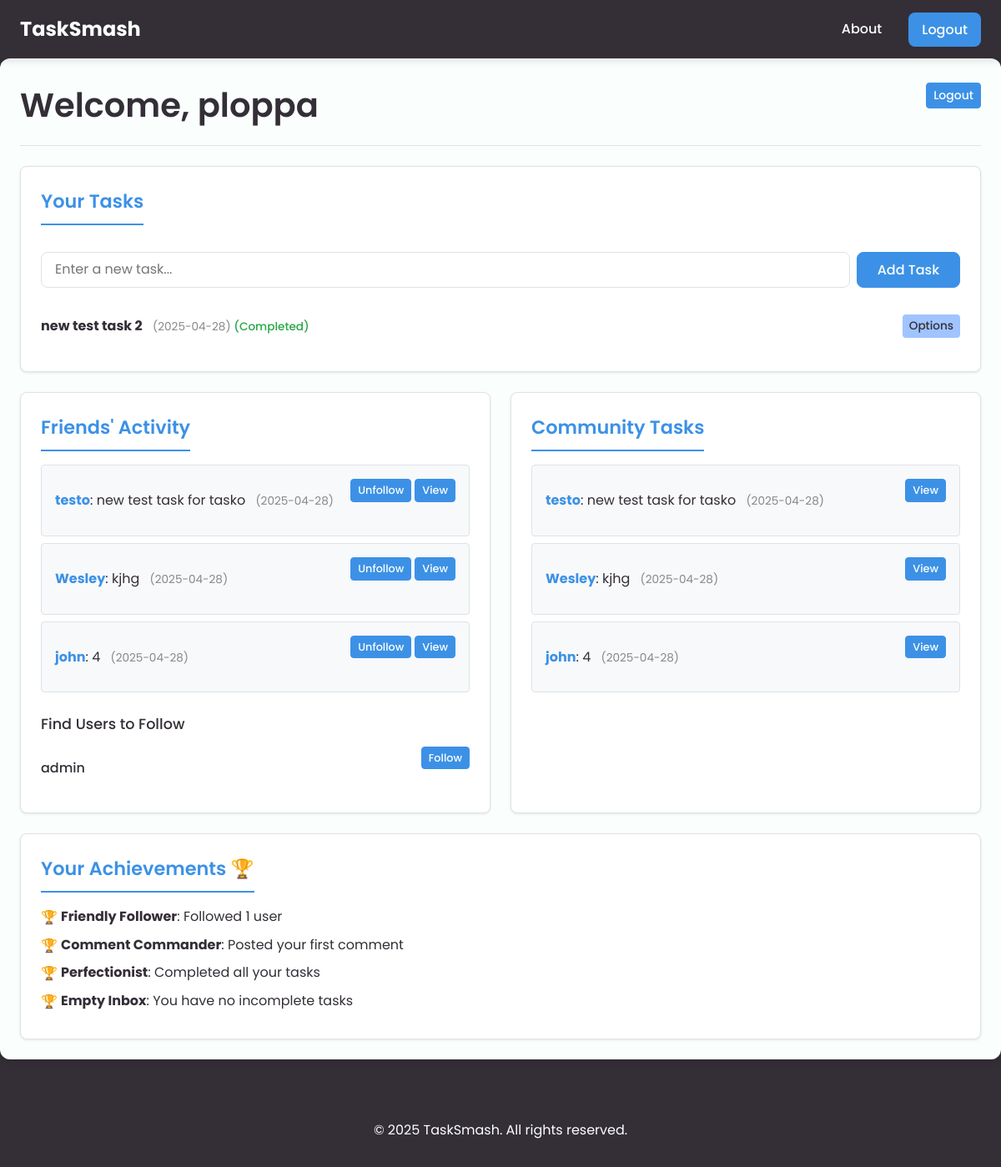
Before: /dashboard (signed in) with the older database file.
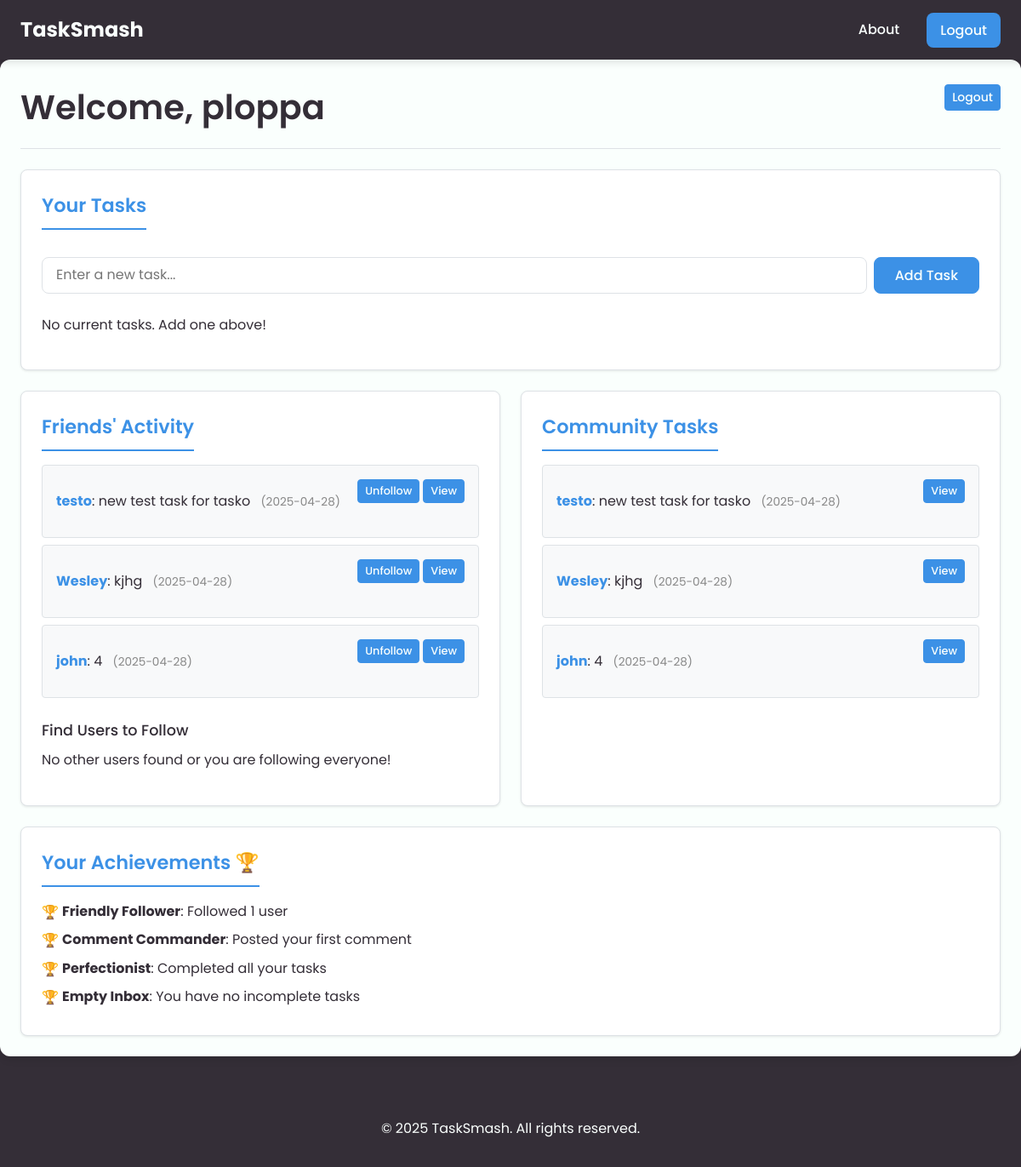
After: the same page with the newer database file.
### app/models.py (models this page shows, shortened)
class Todo(db.Model):
    id = db.Column(db.Integer, primary_key=True)
    content = db.Column(db.String(200), nullable=False)
    created_at = db.Column(db.DateTime, default=datetime.utcnow)
    user_id = db.Column(db.Integer, db.ForeignKey('user.id'), nullable=False)
    completed = db.Column(db.Boolean, default=False)
    edit_count = db.Column(db.Integer, default=0)
    comments = db.relationship('Comment', back_populates='task', cascade="all, delete-orphan")

class User(db.Model, UserMixin):
    id = db.Column(db.Integer, primary_key=True)
    username = db.Column(db.String(50), unique=True, nullable=False)
    email = db.Column(db.String(100), unique=True, nullable=False)
    password_hash = db.Column(db.String(100), nullable=False)
    todos = db.relationship('Todo', backref='user', lazy=True)
    comments = db.relationship('Comment', back_populates='user', cascade="all, delete-orphan")
    user_achievements = db.relationship('UserAchievement', backref='user', lazy=True)

class Achievement(db.Model):
    id = db.Column(db.Integer, primary_key=True)
    name = db.Column(db.String(100), unique=True, nullable=False)
    description = db.Column(db.String(255), nullable=False)

### app/blueprints/main.py (the view)
@main_bp.route("/dashboard")
@login_required
def dashboard():
    user_id = current_user.id
    tasks = Todo.query.filter_by(user_id=user_id).order_by(Todo.created_at.desc()).all()
    followed_users_tasks = Todo.query.join(Follow, Follow.followee_id == Todo.user_id)\
                                     .filter(Follow.follower_id == user_id)\
                                     .options(db.joinedload(Todo.user), db.joinedload(Todo.comments).joinedload(Comment.user))\
                                     .order_by(Todo.created_at.desc())\
                                     .all()
    following_ids_subquery = db.session.query(Follow.followee_id).filter(Follow.follower_id == user_id).subquery()
    non_followed_users = User.query.filter(User.id != user_id)\
                                   .filter(User.id.notin_(following_ids_subquery))\
                                   .order_by(User.username)\
                                   .all()
    user_achievements = UserAchievement.query.filter_by(user_id=user_id)\
                                            .options(db.joinedload(UserAchievement.achievement))\
                                            .all()
    achievements_list = [ua.achievement for ua in user_achievements]
    all_tasks = Todo.query.options(db.joinedload(Todo.user), db.joinedload(Todo.comments).joinedload(Comment.user))\
                        .order_by(Todo.created_at.desc())\
                        .limit(50)\
                        .all() # Added limit for performance
    return render_template("dashboard.html",
                           tasks=tasks,
                           followed_users_tasks=followed_users_tasks,
                           non_followed_users=non_followed_users,
                           achievements=achievements_list, # Pass the extracted list
                           all_tasks=all_tasks)

### app/templates/dashboard.html (shortened to what the changed rows need)
{% extends 'base.html' %}
{% block body %}
<section class="App Content dashboard-page">
    <div class="dashboard-header">
        <h1>Welcome, {{ current_user.username }}</h1>
    </div>
    <div class="dashboard-grid-container">
        <div class="dashboard-section personal-tasks-section"> <h2 class="section-heading">Your Tasks</h2>
            <form action="{{ url_for('todo.add_todo') }}" method="POST" class="task-input-container">
                <input type="text" name="content" placeholder="Enter a new task..." required />
                <button type="submit" class="btn btn-accent-green">Add Task</button> </form>
            {% if tasks %}
                <ul class="task-list personal-task-list"> {% for task in tasks %}
                    <li class="task-item">
                        <div class="task-content">
                            <strong>{{ task.content }}</strong>
                            <small>({{ task.created_at.strftime('%Y-%m-%d') }}) {% if task.completed %}<span class="task-status-completed">(Completed)</span>{% endif %}</small>
                        </div>
                        <div class="task-options dropdown"> <button class="dropbtn btn-sm">Options</button>
                        </div>
                    </li>
                    {% endfor %}
                </ul>
            {% else %}
                <p class="no-tasks-message">No current tasks. Add one above!</p>
            {% endif %}
        </div><div class="dashboard-section followed-tasks-section"> <h2 class="section-heading">Friends' Activity</h2>
            {% if followed_users_tasks %}
                <ul class="task-list followed-task-list"> {% for task in followed_users_tasks %}
                    <li class="task-item-feed"> <div class="feed-task-content">
                             <strong>{{ task.user.username }}</strong>: {{ task.content }}
                             <small>({{ task.created_at.strftime('%Y-%m-%d') }})</small>
                         </div>
                         <div class="feed-task-actions">
                             <form action="{{ url_for('main.unfollow_user', user_id=task.user.id) }}" method="POST" style="display:inline;">
                                 <button type="submit" class="btn btn-unfollow">Unfollow</button> </form>
                             <form action="{{ url_for('todo.view_task', task_id=task.id) }}" method="GET" style="display:inline;">
                                  <button type="submit" class="btn btn-view-details">View</button> </form>
                         </div>
                    </li>
                    {% endfor %}
                </ul>
            {% else %}
                <p>Tasks from users you follow will appear here.</p>
            {% endif %}
             <h3 class="sub-heading">Find Users to Follow</h3> {% if non_followed_users %}
                 <ul class="user-follow-list">
                     {% for user_to_follow in non_followed_users %}
                     <li class="user-follow-item">
                         <span>{{ user_to_follow.username }}</span>
                         <form action="{{ url_for('main.follow_user', user_id=user_to_follow.id) }}" method="POST" style="display:inline;">
                             <button type="submit" class="btn btn-follow">Follow</button> </form>
                     </li>
                     {% endfor %}
                 </ul>
             {% else %}
                 <p>No other users found or you are following everyone!</p>
             {% endif %}
        </div> <div class="dashboard-section popular-tasks-section"> <h2 class="section-heading">Community Tasks</h2> {% if all_tasks %}
                 <ul class="task-list community-task-list"> {% for task in all_tasks %}
                        {% if task.user_id != current_user.id %}
                        <li class="task-item-feed"> <div class="feed-task-content">
                                 <strong>{{ task.user.username }}</strong>: {{ task.content }}
                                 <small>({{ task.created_at.strftime('%Y-%m-%d') }})</small>
                             </div>
                             <div class="feed-task-actions">
                                 <form action="{{ url_for('todo.view_task', task_id=task.id) }}" method="GET" style="display:inline;">
                                      <button type="submit" class="btn btn-view-details">View</button> </form>
                             </div>
                        </li>
                        {% endif %}
                    {% endfor %}
                </ul>
            {% else %}
                <p>No tasks found in the community yet.</p>
            {% endif %}
        </div> <div class="dashboard-section achievements-section"> <h2 class="section-heading">Your Achievements 🏆</h2>
            {% if achievements %}
                <ul class="achievements-list"> {% for ach in achievements %}
                        <li><strong>{{ ach.name }}</strong>: {{ ach.description }}</li>
                    {% endfor %}
                </ul>
            {% else %}
                <p>You haven't earned any achievements yet.</p>
            {% endif %}
        </div></div> </section>
{% endblock %}

Changed rows visible on the page:
removed Todo: content "new test task 2", created_at "2025-04-28", completed "(Completed)", shown under "Your Tasks"
no longer on this page (row unchanged): User: username "admin"
Other visible differences:
text now shown: "No current tasks. Add one above! No other users found or you are following everyone!"
